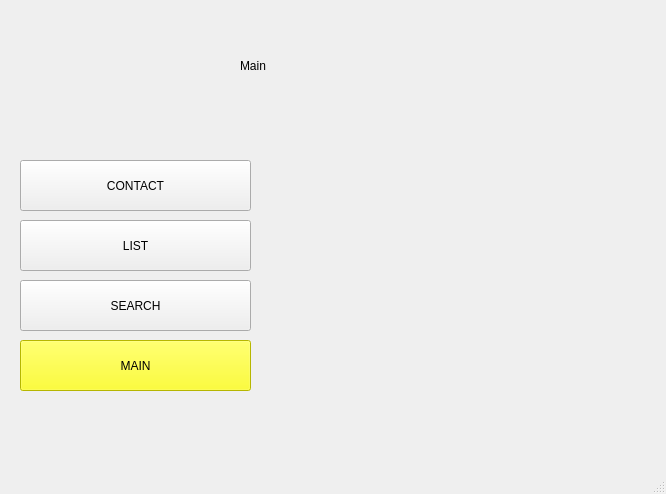
<?xml version="1.0" encoding="UTF-8"?>
<ui version="4.0">
 <class>MainWindow</class>
 <widget class="QMainWindow" name="MainWindow">
  <property name="geometry">
   <rect>
    <x>0</x>
    <y>0</y>
    <width>666</width>
    <height>494</height>
   </rect>
  </property>
  <property name="windowTitle">
   <string>MainWindow</string>
  </property>
  <widget class="QWidget" name="centralwidget">
   <widget class="QLabel" name="label_4">
    <property name="geometry">
     <rect>
      <x>0</x>
      <y>0</y>
      <width>661</width>
      <height>431</height>
     </rect>
    </property>
    <property name="text">
     <string/>
    </property>
    <property name="pixmap">
     <pixmap>../tải-xuống.png</pixmap>
    </property>
    <property name="scaledContents">
     <bool>true</bool>
    </property>
   </widget>
   <widget class="QLabel" name="label_10">
    <property name="geometry">
     <rect>
      <x>200</x>
      <y>290</y>
      <width>71</width>
      <height>51</height>
     </rect>
    </property>
    <property name="text">
     <string/>
    </property>
    <property name="pixmap">
     <pixmap>../Downloads/icons8-trash-can-64.png</pixmap>
    </property>
   </widget>
   <widget class="QLabel" name="label_8">
    <property name="geometry">
     <rect>
      <x>30</x>
      <y>40</y>
      <width>191</width>
      <height>31</height>
     </rect>
    </property>
    <property name="styleSheet">
     <string notr="true">font: 16pt &quot;Times New Roman&quot;;</string>
    </property>
    <property name="text">
     <string/>
    </property>
   </widget>
   <widget class="QPushButton" name="pushButton">
    <property name="geometry">
     <rect>
      <x>20</x>
      <y>160</y>
      <width>231</width>
      <height>51</height>
     </rect>
    </property>
    <property name="text">
     <string>CONTACT</string>
    </property>
   </widget>
   <widget class="QLabel" name="label_9">
    <property name="geometry">
     <rect>
      <x>220</x>
      <y>260</y>
      <width>55</width>
      <height>16</height>
     </rect>
    </property>
    <property name="text">
     <string/>
    </property>
   </widget>
   <widget class="QPushButton" name="pushButton_2">
    <property name="geometry">
     <rect>
      <x>20</x>
      <y>280</y>
      <width>231</width>
      <height>51</height>
     </rect>
    </property>
    <property name="text">
     <string>SEARCH</string>
    </property>
   </widget>
   <widget class="QPushButton" name="pushButton_3">
    <property name="geometry">
     <rect>
      <x>20</x>
      <y>220</y>
      <width>231</width>
      <height>51</height>
     </rect>
    </property>
    <property name="text">
     <string>LIST</string>
    </property>
   </widget>
   <widget class="QPushButton" name="pushButton_4">
    <property name="geometry">
     <rect>
      <x>20</x>
      <y>340</y>
      <width>231</width>
      <height>51</height>
     </rect>
    </property>
    <property name="styleSheet">
     <string notr="true">background-color: rgb(255, 255, 0);</string>
    </property>
    <property name="text">
     <string>MAIN</string>
    </property>
   </widget>
   <widget class="QLabel" name="label_11">
    <property name="geometry">
     <rect>
      <x>240</x>
      <y>20</y>
      <width>301</width>
      <height>91</height>
     </rect>
    </property>
    <property name="styleSheet">
     <string notr="true">font: 30pt &quot;Times New Roman&quot;;</string>
    </property>
    <property name="text">
     <string>Main</string>
    </property>
   </widget>
   <widget class="QLabel" name="label_6">
    <property name="geometry">
     <rect>
      <x>180</x>
      <y>170</y>
      <width>61</width>
      <height>31</height>
     </rect>
    </property>
    <property name="text">
     <string/>
    </property>
    <property name="pixmap">
     <pixmap>C:/Users/Minh Khoa/Downloads/contact.png</pixmap>
    </property>
    <property name="scaledContents">
     <bool>true</bool>
    </property>
   </widget>
   <widget class="QLabel" name="label_5">
    <property name="geometry">
     <rect>
      <x>180</x>
      <y>230</y>
      <width>61</width>
      <height>31</height>
     </rect>
    </property>
    <property name="text">
     <string/>
    </property>
    <property name="pixmap">
     <pixmap>C:/Users/Minh Khoa/Downloads/list.png</pixmap>
    </property>
    <property name="scaledContents">
     <bool>true</bool>
    </property>
   </widget>
   <widget class="QLabel" name="label_7">
    <property name="geometry">
     <rect>
      <x>180</x>
      <y>290</y>
      <width>61</width>
      <height>31</height>
     </rect>
    </property>
    <property name="text">
     <string/>
    </property>
    <property name="pixmap">
     <pixmap>C:/Users/Minh Khoa/Downloads/search.png</pixmap>
    </property>
    <property name="scaledContents">
     <bool>true</bool>
    </property>
   </widget>
   <widget class="QLabel" name="label_12">
    <property name="geometry">
     <rect>
      <x>190</x>
      <y>350</y>
      <width>51</width>
      <height>31</height>
     </rect>
    </property>
    <property name="text">
     <string/>
    </property>
    <property name="pixmap">
     <pixmap>C:/Users/Minh Khoa/Downloads/home.png</pixmap>
    </property>
    <property name="scaledContents">
     <bool>true</bool>
    </property>
   </widget>
   <widget class="QLabel" name="label">
    <property name="geometry">
     <rect>
      <x>300</x>
      <y>130</y>
      <width>351</width>
      <height>241</height>
     </rect>
    </property>
    <property name="text">
     <string/>
    </property>
    <property name="pixmap">
     <pixmap>C:/Users/Minh Khoa/Downloads/9.jpg</pixmap>
    </property>
    <property name="scaledContents">
     <bool>true</bool>
    </property>
   </widget>
   <zorder>label_4</zorder>
   <zorder>pushButton_3</zorder>
   <zorder>pushButton</zorder>
   <zorder>label_10</zorder>
   <zorder>label_9</zorder>
   <zorder>pushButton_2</zorder>
   <zorder>label_8</zorder>
   <zorder>pushButton_4</zorder>
   <zorder>label_11</zorder>
   <zorder>label_6</zorder>
   <zorder>label_5</zorder>
   <zorder>label_7</zorder>
   <zorder>label_12</zorder>
   <zorder>label</zorder>
  </widget>
  <widget class="QMenuBar" name="menubar">
   <property name="geometry">
    <rect>
     <x>0</x>
     <y>0</y>
     <width>666</width>
     <height>26</height>
    </rect>
   </property>
  </widget>
  <widget class="QStatusBar" name="statusbar"/>
 </widget>
 <resources/>
 <connections/>
</ui>
